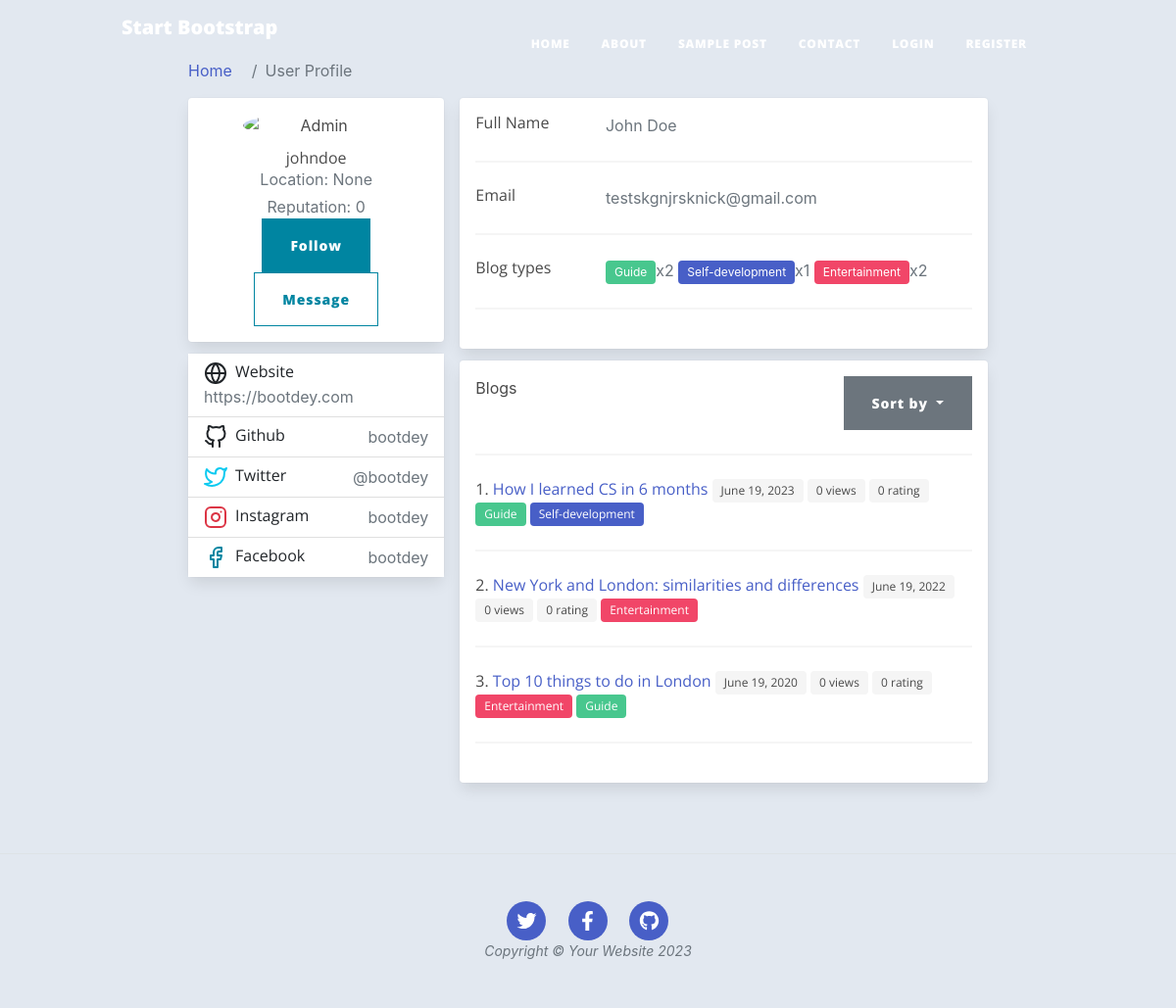
The page /feed/user/25 on the database its author committed.
### feed/models.py (models this page shows, shortened)
class UserProfile(models.Model):
    user = models.OneToOneField(User, on_delete=models.CASCADE)
    bio = models.TextField(max_length=500, blank=True, null=True)
    reputation = models.IntegerField(default=0)
    location = models.CharField(max_length=100, choices=COUNTRIES, blank=True, null=True)
    birth_date = models.DateField(blank=True, null=True)
    followers = models.ManyToManyField(User, related_name='followers')
    def __str__(self):
        return f'{self.user.first_name} {self.user.last_name}'

class ContentType(models.Model):
    type = models.CharField(max_length=100)
    TAG_COLORS = [
        ("primary", "primary"),
        ("info", "info"),
        ("link", "link"),
        ("success", "success"),
        ("black", "black"),
        ("dark", "dark"),
        ("light", "light"),
        ("white", "white"),
        ("warning", "warning"),
        ("danger", "danger"),
    ]
    color = models.CharField(
        max_length=20, choices=TAG_COLORS, default=choice(TAG_COLORS),
    )
    def __str__(self):
        return self.type

class Blog(models.Model):
    title = models.CharField(max_length=200, null=True)
    author = models.ForeignKey(
        User,
        on_delete=models.RESTRICT,
        blank=True,
        null=True,
    )
    post_date = models.DateField(default=now)
    content_type = models.ManyToManyField(ContentType)
    language = models.ForeignKey(Language, on_delete=models.RESTRICT, null=True)
    content = models.TextField()
    rating = models.IntegerField(editable=False, default=0)
    views = models.IntegerField(editable=False, default=0)
    class Meta:
        ordering = ['-post_date']
    def __str__(self):
        return self.title

### feed/views.py (the view)
# urls.py: path('user/<int:pk>', views.profile, name='profile'),
def profile(request, pk, sorting='title'):
    user = User.objects.get(pk=pk)
    reverse_sorting = {'rating', 'views', 'post_date'}
    if sorting in reverse_sorting:
        sorting = '-' + sorting
    blogs_sorted = user.blog_set.order_by(sorting).all()
    context = {'passed_user': user, 'blogs_sorted': blogs_sorted}
    return render(request, 'feed/profile.html', context=context)

### feed/templatetags/feed_extras.py (called while the page is built)
@register.filter
def get_blog_types(user: User) -> list[tuple]:
    types = defaultdict(int)
    for blog in user.blog_set.all():
        for content_type in blog.content_type.all():
            types[content_type] += 1
    return list(types.items())

### feed/templates/feed/profile.html (shortened to what this page needs)
{% extends 'base_generic.html' %}
{% block additional_links %}
  {% load feed_extras %}
  {% load static %}
  <link href="{% static 'css/profile_style.css' %}" rel="stylesheet"/>
  <link rel='stylesheet' href='https://cdnjs.cloudflare.com/ajax/libs/bulma/0.7.5/css/bulma.css'>
{% endblock %}
{% block content %}
<div class="container">
    <div class="main-body">
          <nav aria-label="breadcrumb" class="main-breadcrumb">
            <ol class="breadcrumb">
              <li class="breadcrumb-item"><a href="{% url 'index' %}">Home</a></li>
              <li class="breadcrumb-item active" aria-current="page">User Profile</li>
            </ol>
          </nav>
          <div class="row gutters-sm">
            <div class="col-md-4 mb-3">
              <div class="card">
                <div class="card-body">
                  <div class="d-flex flex-column align-items-center text-center">
                    <img src="https://bootdey.com/img/Content/avatar/avatar7.png" alt="Admin" class="rounded-circle" width="150">
                    <div class="mt-3">
                      <h4>{{ passed_user }}</h4>
                      <p class="text-secondary mb-1">Location: {{ passed_user.userprofile.location }}</p>
                      <p class="text-muted font-size-sm">Reputation: {{ passed_user.userprofile.reputation }}</p>
                      {% if not user.is_authenticated or user.pk != passed_user.pk %}
                        {% if not user.is_authenticated or user not in passed_user.userprofile.followers.all %}
                          <a class="btn btn-primary" href="{% url 'follow' passed_user.pk %}">Follow</a>
                        {% else %}
                          <a class="btn btn-primary" href="{% url 'unfollow' passed_user.pk %}">Unfollow</a>
                        {% endif %}
                        <a class="btn btn-outline-primary">Message</a>
                      {% endif %}
                    </div>
                  </div>
                </div>
              </div>
              <div class="card mt-3">
                <ul class="list-group list-group-flush">
                  <li class="list-group-item d-flex justify-content-between align-items-center flex-wrap">
                    <h6 class="mb-0">Website</h6>
                    <span class="text-secondary">https://bootdey.com</span>
                  </li>
                  <li class="list-group-item d-flex justify-content-between align-items-center flex-wrap">
                    <h6 class="mb-0">Github</h6>
                    <span class="text-secondary">bootdey</span>
                  </li>
                  <li class="list-group-item d-flex justify-content-between align-items-center flex-wrap">
                    <h6 class="mb-0">Twitter</h6>
                    <span class="text-secondary">@bootdey</span>
                  </li>
                  <li class="list-group-item d-flex justify-content-between align-items-center flex-wrap">
                    <h6 class="mb-0">Instagram</h6>
                    <span class="text-secondary">bootdey</span>
                  </li>
                  <li class="list-group-item d-flex justify-content-between align-items-center flex-wrap">
                    <h6 class="mb-0">Facebook</h6>
                    <span class="text-secondary">bootdey</span>
                  </li>
                </ul>
              </div>
            </div>
            <div class="col-md-8">
              <div class="card mb-3">
                <div class="card-body">
                  <div class="row">
                    <div class="col-sm-3">
                      <h6 class="mb-0">Full Name</h6>
                    </div>
                    <div class="col-sm-9 text-secondary">
                      {{ passed_user.userprofile }}
                    </div>
                  </div>
                  <hr>
                  <div class="row">
                    <div class="col-sm-3">
                      <h6 class="mb-0">Email</h6>
                    </div>
                    <div class="col-sm-9 text-secondary">
                      {{ passed_user.email }}
                    </div>
                  </div>
                  <hr>
                  <div class="row">
                    <div class="col-sm-3">
                      <h6 class="mb-0">Blog types</h6>
                    </div>
                    <div class="col-sm-9 text-secondary">
                      {% for type, number in passed_user|get_blog_types %}
                        <span class="tag is-{{ type.color }}">{{ type }}</span>x{{ number }}
                      {% endfor %}
                    </div>
                  </div>
                  <hr>
                </div>
              </div>
              {% if passed_user.blog_set %}
                <div class="card mb-3">
                  <div class="card-body">
                    <div class="row">
                      <div class="col justify-content-between" style="display: flex;">
                        <div>Blogs</div>
                        <div class="dropdown">
                          <button class="btn btn-secondary dropdown-toggle" type="button" id="dropdownMenuButton" data-bs-toggle="dropdown" aria-haspopup="true" aria-expanded="false">
                            Sort by
                          </button>
                        </div>
                      </div>
                    </div>
                    <hr>
                    {% for blog in blogs_sorted %}
                      <div class="row">
                        <div class="col">
                          <h6 class="mb-0">{{ forloop.counter }}.
                            <a href="{% url 'blog-detail' blog.pk %}">{{ blog }}</a>
                            <span class="tag is-light">{{ blog.post_date }}</span>
                            <span class="tag is-light">{{ blog.views }} views</span>
                            <span class="tag is-light">{{ blog.rating }} rating</span>
                          {% for type in blog.content_type.all %}
                            <span class="tag is-{{ type.color }}">{{ type }}</span>
                          {% endfor %}
                          </h6>
                        </div>
                      </div>
                      <hr>
                    {% endfor %}
                  </div>
                </div>
              {% endif %}
            </div>
          </div>
        </div>
    </div>
{% endblock %}

### feed/static/css/profile_style.css (style rules this page uses)
body { margin-top:20px; color: #1a202c; text-align: left; background-color: #e2e8f0; }
.main-body { padding: 60px; }
.card { box-shadow: 0 1px 3px 0 rgba(0,0,0,.1), 0 1px 2px 0 rgba(0,0,0,.06); }
.card { position: relative; display: flex; flex-direction: column; min-width: 0; word-wrap: break-word; background-color: #fff; background-clip: border-box; border: 0 solid rgba(0,0,0,.125); border-radius: .25rem; }
.card-body { flex: 1 1 auto; min-height: 1px; padding: 1rem; }
.gutters-sm { margin-right: -8px; margin-left: -8px; }
.gutters-sm>.col, .gutters-sm>[class*=col-] { padding-right: 8px; padding-left: 8px; }
.mb-3, .my-3 { margin-bottom: 1rem!important; }

### rows shown on the page
ContentType: type "Guide", number "2"
ContentType: type "Self-development", number "1"
ContentType: type "Entertainment", number "2"
Blog: title "How I learned CS in 6 months", post_date "June 19, 2023", views "0", rating "0"
Blog: title "New York and London: similarities and differences", post_date "June 19, 2022", views "0", rating "0"
Blog: title "Top 10 things to do in London", post_date "June 19, 2020", views "0", rating "0"

### other values the page prints
{{ passed_user }} "johndoe"
{{ passed_user.userprofile.location }} "None"
{{ passed_user.userprofile.reputation }} "0"
{{ passed_user.userprofile }} "John Doe"
{{ passed_user.email }} "testskgnjrsknick@gmail.com"
